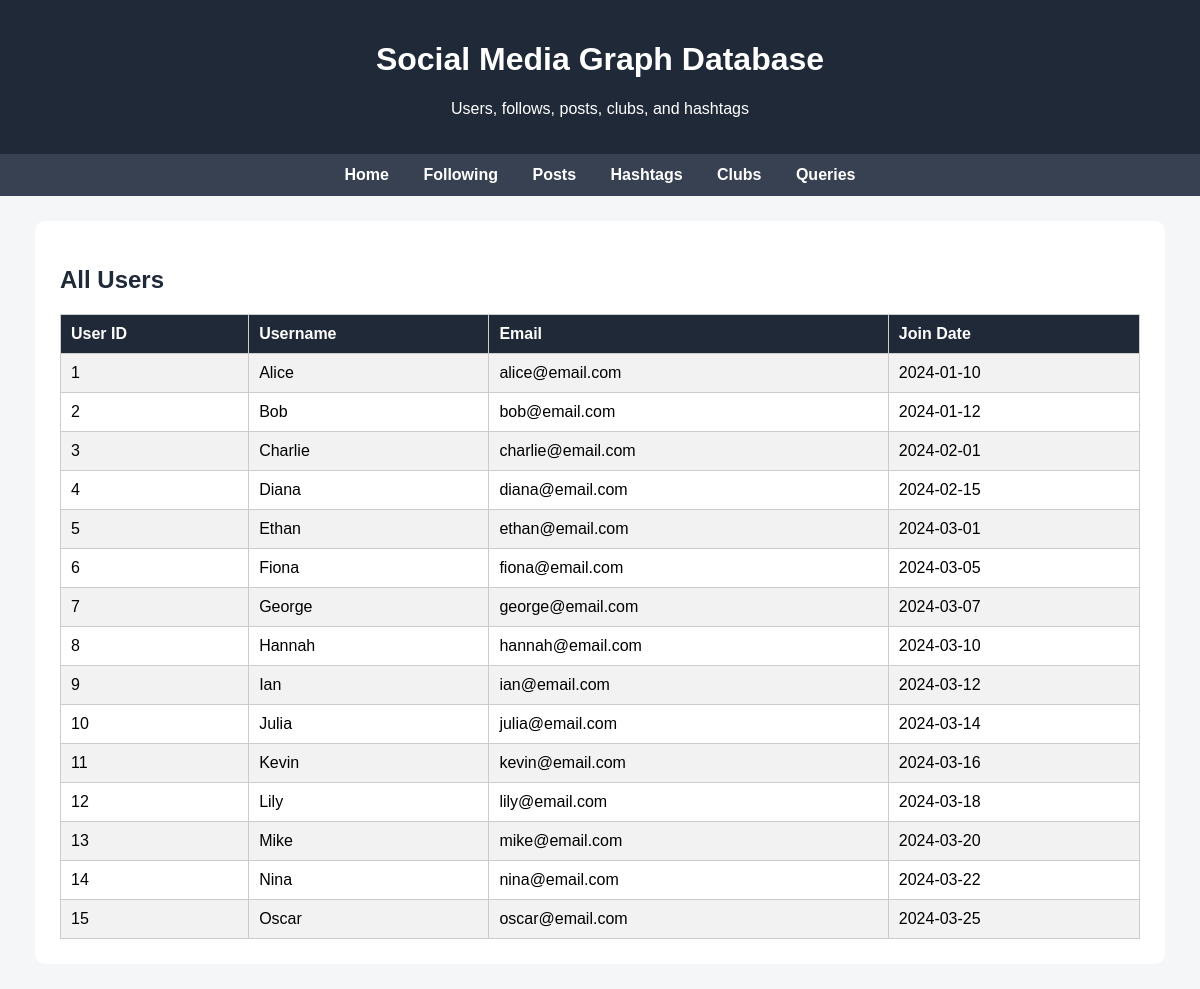
The page / on the database its author committed.
### tables this page shows
CREATE TABLE Users (
    user_id INT AUTO_INCREMENT PRIMARY KEY,
    username VARCHAR(50) NOT NULL,
    email VARCHAR(100),
    join_date DATE
);

### index.php (the view, shortened to what this page needs)
<?php include "db.php"; ?>
<!DOCTYPE html>
<html>
<head>
    <link rel="stylesheet" href="style.css">
</head>
<body>
<header>
    <h1>Social Media Graph Database</h1>
    <p>Users, follows, posts, clubs, and hashtags</p>
</header>
<nav>
    <a href="index.php">Home</a>
    <a href="following.php">Following</a>
    <a href="posts.php">Posts</a>
    <a href="hashtags.php">Hashtags</a>
    <a href="clubs.php">Clubs</a>
    <a href="queries.php">Queries</a>
</nav>
<div class="container">
    <h2>All Users</h2>
    <table>
        <tr>
            <th>User ID</th>
            <th>Username</th>
            <th>Email</th>
            <th>Join Date</th>
        </tr>
        <?php
        $sql = "SELECT * FROM Users";
        $result = $conn->query($sql);
        while ($row = $result->fetch_assoc()) {
            echo "<tr>";
            echo "<td>" . $row["user_id"] . "</td>";
            echo "<td>" . $row["username"] . "</td>";
            echo "<td>" . $row["email"] . "</td>";
            echo "<td>" . $row["join_date"] . "</td>";
            echo "</tr>";
        }
        ?>
    </table>
</div>
</body>
</html>

### style.css (style rules this page uses)
body { margin: 0; font-family: Arial, sans-serif; background: #f4f6f8; }
header { background: #1f2937; color: white; padding: 20px; text-align: center; }
nav { background: #374151; padding: 12px; text-align: center; }
nav a { color: white; text-decoration: none; margin: 0 15px; font-weight: bold; }
.container { width: 90%; margin: 25px auto; background: white; padding: 25px; border-radius: 10px; }
h2 { color: #1f2937; }
table { width: 100%; border-collapse: collapse; margin-top: 15px; }
th { background: #1f2937; color: white; }
th, td { padding: 10px; border: 1px solid #ccc; text-align: left; }
tr:nth-child(even) { background: #f2f2f2; }

### rows shown on the page
users: user_id "1", username "Alice", email "alice@email.com", join_date "2024-01-10"
users: user_id "2", username "Bob", email "bob@email.com", join_date "2024-01-12"
users: user_id "3", username "Charlie", email "charlie@email.com", join_date "2024-02-01"
users: user_id "4", username "Diana", email "diana@email.com", join_date "2024-02-15"
users: user_id "5", username "Ethan", email "ethan@email.com", join_date "2024-03-01"
users: user_id "6", username "Fiona", email "fiona@email.com", join_date "2024-03-05"
users: user_id "7", username "George", email "george@email.com", join_date "2024-03-07"
users: user_id "8", username "Hannah", email "hannah@email.com", join_date "2024-03-10"
users: user_id "9", username "Ian", email "ian@email.com", join_date "2024-03-12"
users: user_id "10", username "Julia", email "julia@email.com", join_date "2024-03-14"
users: user_id "11", username "Kevin", email "kevin@email.com", join_date "2024-03-16"
users: user_id "12", username "Lily", email "lily@email.com", join_date "2024-03-18"
users: user_id "13", username "Mike", email "mike@email.com", join_date "2024-03-20"
users: user_id "14", username "Nina", email "nina@email.com", join_date "2024-03-22"
users: user_id "15", username "Oscar", email "oscar@email.com", join_date "2024-03-25"
